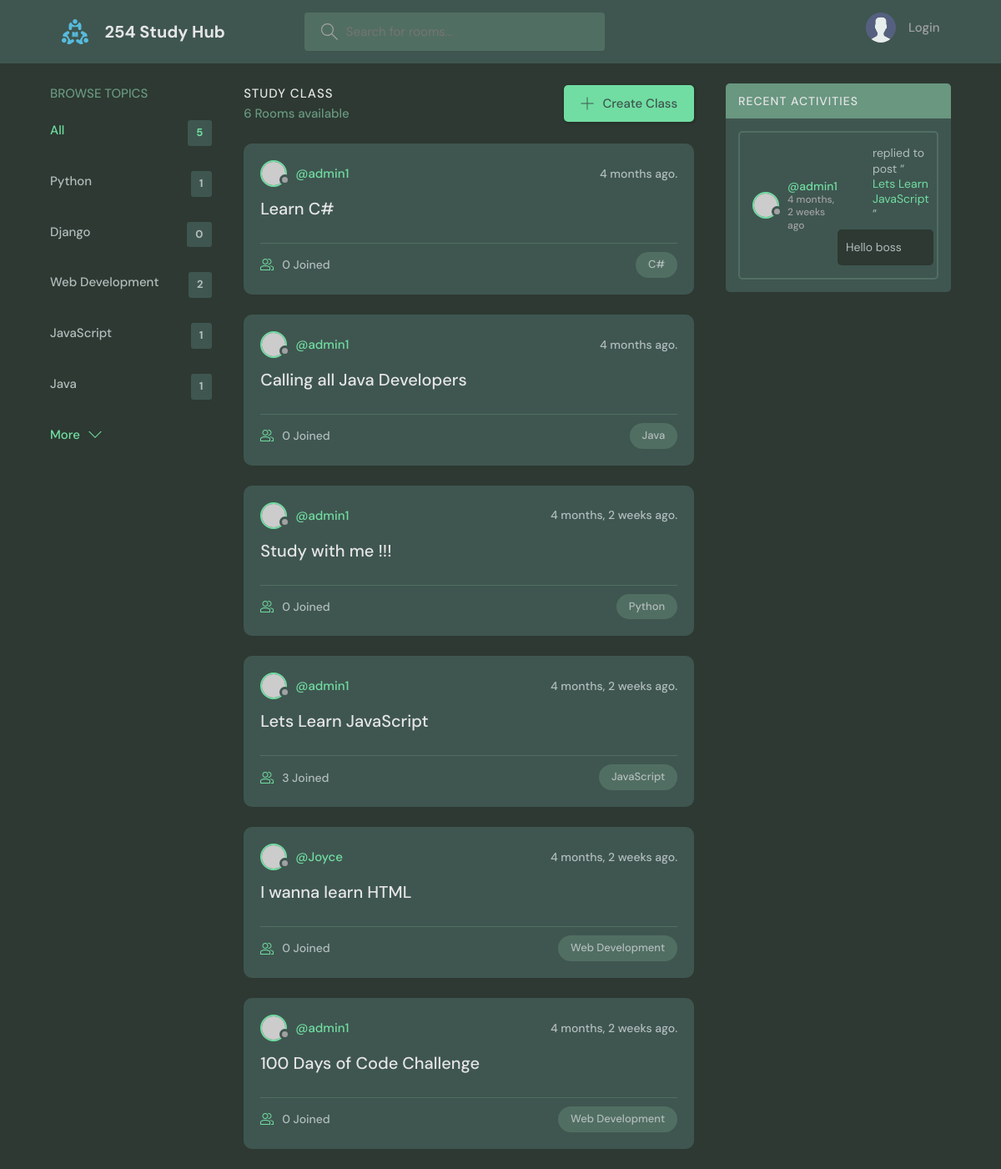
The page / on the database its author committed.
### base/models.py (models this page shows, shortened)
class Topic(models.Model):
    name = models.CharField(max_length=200)

class Room(models.Model):
    host =models.ForeignKey(User, on_delete=models.SET_NULL, null=True)
    topic =models.ForeignKey(Topic, on_delete=models.SET_NULL, null=True)
    name = models.CharField(max_length=200)
    description = models.TextField(null=True, blank=True)
    participants = models.ManyToManyField(User, related_name='participants', blank=True)
    updated = models.DateTimeField(auto_now=True)
    created = models.DateTimeField(auto_now_add=True)
    class Meta:
        ordering = ['-updated', '-created']
    def __str__(self):
        return self.name

class Message(models.Model):
    user = models.ForeignKey(User, models.CASCADE)
    room = models.ForeignKey(Room, on_delete=models.CASCADE)
    body = models.TextField()
    updated = models.DateTimeField(auto_now=True)
    created = models.DateTimeField(auto_now_add=True)
    class Meta:
        ordering = ['-updated', '-created']

### base/views.py (the view)
# urls.py: path('', views.home, name='home'),
def home(request):
    q=request.GET.get('q') if request.GET.get('q') != None else ''
    rooms = Room.objects.filter(Q(topic__name__icontains=q) | Q(name__icontains = q) | Q(description__icontains = q))
    topics = Topic.objects.all()[0:5]
    room_count = rooms.count()
    room_messages = Message.objects.filter(Q(room__topic__name__icontains =q))
    context = {'rooms':rooms, 'topics':topics, 'room_count':room_count, 'room_messages':room_messages}
    return render(request, 'base/home.html', context)

### base/templates/base/home.html (shortened to what this page needs)
{% extends 'main.html' %}
{% block content %}
    <main class="layout layout--3">
      <div class="container">
        {% include 'base/topics_component.html' %}
        <div class="roomList">
          <div class="roomList__header">
            <div>
              <h2>Study Class</h2>
              <p>{{room_count}} Rooms available</p>
            </div>
            <a class="btn btn--main" href="{% url 'create-room' %}">
              <svg version="1.1" xmlns="http://www.w3.org/2000/svg" width="32" height="32" viewBox="0 0 32 32">
                <title>add</title>
                <path
                  d="M16.943 0.943h-1.885v14.115h-14.115v1.885h14.115v14.115h1.885v-14.115h14.115v-1.885h-14.115v-14.115z"
                ></path>
              </svg>
              Create Class
            </a>
          </div>
          {% include 'base/feeds_component.html' %}
          </div>
        {% include 'base/activity_component.html' %}
      </div>
    </main>
   {% endblock %}

### base/templates/base/topics_component.html
<div class="topics">
    <div class="topics__header">
      <h2>Browse Topics</h2>
    </div>
    <ul class="topics__list">
      <li>
        <a href="{% url 'home' %}" class="active">All <span>{{topics.count}}</span></a>
      </li>
      {% for topic in topics %}
      <li>
        <a href="{% url 'home' %}?q={{topic.name}}">{{topic.name}}<span>{{topic.room_set.count}}</span></a>
      </li>
      {% endfor %}
    </ul>
    <a class="btn btn--link" href="{% url 'topics' %}">
      More
      <svg version="1.1" xmlns="http://www.w3.org/2000/svg" width="32" height="32" viewBox="0 0 32 32">
        <title>chevron-down</title>
        <path d="M16 21l-13-13h-3l16 16 16-16h-3l-13 13z"></path>
      </svg>
    </a>
  </div>

### base/templates/base/feeds_component.html (shortened to what this page needs)
{% for room in rooms %}
   <div class="roomListRoom">
    <div class="roomListRoom__header">
      <a href="{% url 'user-profile' room.host.id %}" class="roomListRoom__author">
        <div class="avatar avatar--small">
          <img src="https://randomuser.me/api/portraits/women/11.jpg" />
        </div>
        <span>@{{room.host.username}}</span>
      </a>
      <div class="roomListRoom__actions">
        <span>{{room.created | timesince}} ago.</span>
      </div>
    </div>
    <div class="roomListRoom__content">
      <a href="{% url 'room' room.id %}">{{room.name}}</a>
    </div>
    <div class="roomListRoom__meta">
      <a href="{% url 'room' room.id %}" class="roomListRoom__joined">
        {{room.participants.all.count}} Joined
      </a>
      <p class="roomListRoom__topic">{{room.topic.name}}</p>
    </div>
  </div>
    {% endfor %}

### base/templates/base/activity_component.html (shortened to what this page needs)
<div class="activities">
    <div class="activities__header">
      <h2>Recent Activities</h2>
    </div>
    {% for message in room_messages %}
    <div class="activities__box">
      <div class="activities__boxHeader roomListRoom__header">
        <a href="{% url 'user-profile' message.user.id %}" class="roomListRoom__author">
          <div class="avatar avatar--small">
            <img src="https://randomuser.me/api/portraits/women/11.jpg" />
          </div>
          <p>
            @{{message.user}}
            <span>{{message.created | timesince}} ago</span>
          </p>
        </a>
      <div class="activities__boxContent">
        <p>replied to post “<a href="{% url 'room' message.room.id %}">{{message.room}}</a>”</p>
        <div class="activities__boxRoomContent">
            {{message.body}}
        </div>
      </div>
    </div>
    {% endfor %}
  </div>

### rows shown on the page
Topic: name "Python", room_set.count "1"
Topic: name "Django", room_set.count "0"
Topic: name "Web Development", room_set.count "2"
Topic: name "JavaScript", room_set.count "1"
Topic: name "Java", room_set.count "1"
Room: host.username "admin1", created "4 months", name "Learn C#", participants.all.count "0", topic.name "C#"
Room: host.username "admin1", created "4 months", name "Calling all Java Developers", participants.all.count "0", topic.name "Java"
Room: host.username "admin1", created "4 months, 2 weeks", name "Study with me !!!", participants.all.count "0", topic.name "Python"
Room: host.username "admin1", created "4 months, 2 weeks", name "Lets Learn JavaScript", participants.all.count "3", topic.name "JavaScript"
Room: host.username "Joyce", created "4 months, 2 weeks", name "I wanna learn HTML", participants.all.count "0", topic.name "Web Development"
Room: host.username "admin1", created "4 months, 2 weeks", name "100 Days of Code Challenge", participants.all.count "0", topic.name "Web Development"
Message: user "admin1", created "4 months, 2 weeks", room "Lets Learn JavaScript", body "Hello boss"

### other values the page prints
{{ topics.count }} "5"
{{ room_count }} "6"
